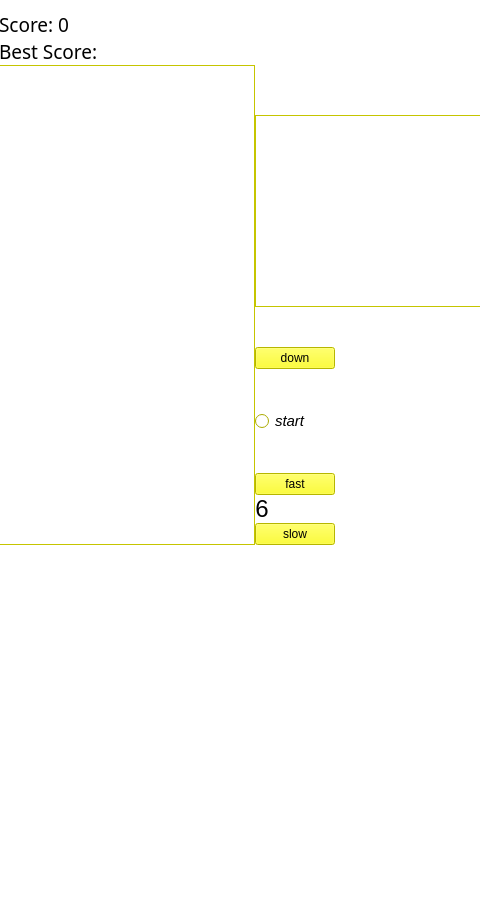
<?xml version="1.0" encoding="UTF-8"?>
<ui version="4.0">
 <class>MainWindow</class>
 <widget class="QMainWindow" name="MainWindow">
  <property name="windowModality">
   <enum>Qt::NonModal</enum>
  </property>
  <property name="geometry">
   <rect>
    <x>0</x>
    <y>0</y>
    <width>480</width>
    <height>900</height>
   </rect>
  </property>
  <property name="sizePolicy">
   <sizepolicy hsizetype="Fixed" vsizetype="Fixed">
    <horstretch>0</horstretch>
    <verstretch>0</verstretch>
   </sizepolicy>
  </property>
  <property name="palette">
   <palette>
    <active>
     <colorrole role="WindowText">
      <brush brushstyle="SolidPattern">
       <color alpha="255">
        <red>0</red>
        <green>0</green>
        <blue>0</blue>
       </color>
      </brush>
     </colorrole>
     <colorrole role="Button">
      <brush brushstyle="SolidPattern">
       <color alpha="255">
        <red>255</red>
        <green>255</green>
        <blue>255</blue>
       </color>
      </brush>
     </colorrole>
     <colorrole role="Light">
      <brush brushstyle="SolidPattern">
       <color alpha="255">
        <red>255</red>
        <green>255</green>
        <blue>255</blue>
       </color>
      </brush>
     </colorrole>
     <colorrole role="Midlight">
      <brush brushstyle="SolidPattern">
       <color alpha="255">
        <red>255</red>
        <green>255</green>
        <blue>255</blue>
       </color>
      </brush>
     </colorrole>
     <colorrole role="Dark">
      <brush brushstyle="SolidPattern">
       <color alpha="255">
        <red>127</red>
        <green>127</green>
        <blue>127</blue>
       </color>
      </brush>
     </colorrole>
     <colorrole role="Mid">
      <brush brushstyle="SolidPattern">
       <color alpha="255">
        <red>170</red>
        <green>170</green>
        <blue>170</blue>
       </color>
      </brush>
     </colorrole>
     <colorrole role="Text">
      <brush brushstyle="SolidPattern">
       <color alpha="255">
        <red>0</red>
        <green>0</green>
        <blue>0</blue>
       </color>
      </brush>
     </colorrole>
     <colorrole role="BrightText">
      <brush brushstyle="SolidPattern">
       <color alpha="255">
        <red>255</red>
        <green>255</green>
        <blue>255</blue>
       </color>
      </brush>
     </colorrole>
     <colorrole role="ButtonText">
      <brush brushstyle="SolidPattern">
       <color alpha="255">
        <red>0</red>
        <green>0</green>
        <blue>0</blue>
       </color>
      </brush>
     </colorrole>
     <colorrole role="Base">
      <brush brushstyle="SolidPattern">
       <color alpha="255">
        <red>255</red>
        <green>255</green>
        <blue>255</blue>
       </color>
      </brush>
     </colorrole>
     <colorrole role="Window">
      <brush brushstyle="SolidPattern">
       <color alpha="255">
        <red>255</red>
        <green>255</green>
        <blue>255</blue>
       </color>
      </brush>
     </colorrole>
     <colorrole role="Shadow">
      <brush brushstyle="SolidPattern">
       <color alpha="255">
        <red>0</red>
        <green>0</green>
        <blue>0</blue>
       </color>
      </brush>
     </colorrole>
     <colorrole role="AlternateBase">
      <brush brushstyle="SolidPattern">
       <color alpha="255">
        <red>255</red>
        <green>255</green>
        <blue>255</blue>
       </color>
      </brush>
     </colorrole>
     <colorrole role="ToolTipBase">
      <brush brushstyle="SolidPattern">
       <color alpha="255">
        <red>255</red>
        <green>170</green>
        <blue>255</blue>
       </color>
      </brush>
     </colorrole>
     <colorrole role="ToolTipText">
      <brush brushstyle="SolidPattern">
       <color alpha="255">
        <red>0</red>
        <green>0</green>
        <blue>0</blue>
       </color>
      </brush>
     </colorrole>
    </active>
    <inactive>
     <colorrole role="WindowText">
      <brush brushstyle="SolidPattern">
       <color alpha="255">
        <red>0</red>
        <green>0</green>
        <blue>0</blue>
       </color>
      </brush>
     </colorrole>
     <colorrole role="Button">
      <brush brushstyle="SolidPattern">
       <color alpha="255">
        <red>255</red>
        <green>255</green>
        <blue>255</blue>
       </color>
      </brush>
     </colorrole>
     <colorrole role="Light">
      <brush brushstyle="SolidPattern">
       <color alpha="255">
        <red>255</red>
        <green>255</green>
        <blue>255</blue>
       </color>
      </brush>
     </colorrole>
     <colorrole role="Midlight">
      <brush brushstyle="SolidPattern">
       <color alpha="255">
        <red>255</red>
        <green>255</green>
        <blue>255</blue>
       </color>
      </brush>
     </colorrole>
     <colorrole role="Dark">
      <brush brushstyle="SolidPattern">
       <color alpha="255">
        <red>127</red>
        <green>127</green>
        <blue>127</blue>
       </color>
      </brush>
     </colorrole>
     <colorrole role="Mid">
      <brush brushstyle="SolidPattern">
       <color alpha="255">
        <red>170</red>
        <green>170</green>
        <blue>170</blue>
       </color>
      </brush>
     </colorrole>
     <colorrole role="Text">
      <brush brushstyle="SolidPattern">
       <color alpha="255">
        <red>0</red>
        <green>0</green>
        <blue>0</blue>
       </color>
      </brush>
     </colorrole>
     <colorrole role="BrightText">
      <brush brushstyle="SolidPattern">
       <color alpha="255">
        <red>255</red>
        <green>255</green>
        <blue>255</blue>
       </color>
      </brush>
     </colorrole>
     <colorrole role="ButtonText">
      <brush brushstyle="SolidPattern">
       <color alpha="255">
        <red>0</red>
        <green>0</green>
        <blue>0</blue>
       </color>
      </brush>
     </colorrole>
     <colorrole role="Base">
      <brush brushstyle="SolidPattern">
       <color alpha="255">
        <red>255</red>
        <green>255</green>
        <blue>255</blue>
       </color>
      </brush>
     </colorrole>
     <colorrole role="Window">
      <brush brushstyle="SolidPattern">
       <color alpha="255">
        <red>255</red>
        <green>255</green>
        <blue>255</blue>
       </color>
      </brush>
     </colorrole>
     <colorrole role="Shadow">
      <brush brushstyle="SolidPattern">
       <color alpha="255">
        <red>0</red>
        <green>0</green>
        <blue>0</blue>
       </color>
      </brush>
     </colorrole>
     <colorrole role="AlternateBase">
      <brush brushstyle="SolidPattern">
       <color alpha="255">
        <red>255</red>
        <green>255</green>
        <blue>255</blue>
       </color>
      </brush>
     </colorrole>
     <colorrole role="ToolTipBase">
      <brush brushstyle="SolidPattern">
       <color alpha="255">
        <red>255</red>
        <green>170</green>
        <blue>255</blue>
       </color>
      </brush>
     </colorrole>
     <colorrole role="ToolTipText">
      <brush brushstyle="SolidPattern">
       <color alpha="255">
        <red>0</red>
        <green>0</green>
        <blue>0</blue>
       </color>
      </brush>
     </colorrole>
    </inactive>
    <disabled>
     <colorrole role="WindowText">
      <brush brushstyle="SolidPattern">
       <color alpha="255">
        <red>127</red>
        <green>127</green>
        <blue>127</blue>
       </color>
      </brush>
     </colorrole>
     <colorrole role="Button">
      <brush brushstyle="SolidPattern">
       <color alpha="255">
        <red>255</red>
        <green>255</green>
        <blue>255</blue>
       </color>
      </brush>
     </colorrole>
     <colorrole role="Light">
      <brush brushstyle="SolidPattern">
       <color alpha="255">
        <red>255</red>
        <green>255</green>
        <blue>255</blue>
       </color>
      </brush>
     </colorrole>
     <colorrole role="Midlight">
      <brush brushstyle="SolidPattern">
       <color alpha="255">
        <red>255</red>
        <green>255</green>
        <blue>255</blue>
       </color>
      </brush>
     </colorrole>
     <colorrole role="Dark">
      <brush brushstyle="SolidPattern">
       <color alpha="255">
        <red>127</red>
        <green>127</green>
        <blue>127</blue>
       </color>
      </brush>
     </colorrole>
     <colorrole role="Mid">
      <brush brushstyle="SolidPattern">
       <color alpha="255">
        <red>170</red>
        <green>170</green>
        <blue>170</blue>
       </color>
      </brush>
     </colorrole>
     <colorrole role="Text">
      <brush brushstyle="SolidPattern">
       <color alpha="255">
        <red>127</red>
        <green>127</green>
        <blue>127</blue>
       </color>
      </brush>
     </colorrole>
     <colorrole role="BrightText">
      <brush brushstyle="SolidPattern">
       <color alpha="255">
        <red>255</red>
        <green>255</green>
        <blue>255</blue>
       </color>
      </brush>
     </colorrole>
     <colorrole role="ButtonText">
      <brush brushstyle="SolidPattern">
       <color alpha="255">
        <red>127</red>
        <green>127</green>
        <blue>127</blue>
       </color>
      </brush>
     </colorrole>
     <colorrole role="Base">
      <brush brushstyle="SolidPattern">
       <color alpha="255">
        <red>255</red>
        <green>255</green>
        <blue>255</blue>
       </color>
      </brush>
     </colorrole>
     <colorrole role="Window">
      <brush brushstyle="SolidPattern">
       <color alpha="255">
        <red>255</red>
        <green>255</green>
        <blue>255</blue>
       </color>
      </brush>
     </colorrole>
     <colorrole role="Shadow">
      <brush brushstyle="SolidPattern">
       <color alpha="255">
        <red>0</red>
        <green>0</green>
        <blue>0</blue>
       </color>
      </brush>
     </colorrole>
     <colorrole role="AlternateBase">
      <brush brushstyle="SolidPattern">
       <color alpha="255">
        <red>255</red>
        <green>255</green>
        <blue>255</blue>
       </color>
      </brush>
     </colorrole>
     <colorrole role="ToolTipBase">
      <brush brushstyle="SolidPattern">
       <color alpha="255">
        <red>255</red>
        <green>170</green>
        <blue>255</blue>
       </color>
      </brush>
     </colorrole>
     <colorrole role="ToolTipText">
      <brush brushstyle="SolidPattern">
       <color alpha="255">
        <red>0</red>
        <green>0</green>
        <blue>0</blue>
       </color>
      </brush>
     </colorrole>
    </disabled>
   </palette>
  </property>
  <property name="acceptDrops">
   <bool>true</bool>
  </property>
  <property name="windowTitle">
   <string>Tetris Egora</string>
  </property>
  <property name="toolButtonStyle">
   <enum>Qt::ToolButtonFollowStyle</enum>
  </property>
  <property name="dockOptions">
   <set>QMainWindow::AllowTabbedDocks|QMainWindow::AnimatedDocks</set>
  </property>
  <widget class="QWidget" name="centralWidget">
   <property name="sizePolicy">
    <sizepolicy hsizetype="Fixed" vsizetype="Fixed">
     <horstretch>0</horstretch>
     <verstretch>0</verstretch>
    </sizepolicy>
   </property>
   <property name="autoFillBackground">
    <bool>false</bool>
   </property>
   <widget class="QWidget" name="gridLayoutWidget">
    <property name="geometry">
     <rect>
      <x>-1</x>
      <y>0</y>
      <width>1077</width>
      <height>961</height>
     </rect>
    </property>
    <property name="palette">
     <palette>
      <active>
       <colorrole role="WindowText">
        <brush brushstyle="SolidPattern">
         <color alpha="255">
          <red>0</red>
          <green>0</green>
          <blue>0</blue>
         </color>
        </brush>
       </colorrole>
       <colorrole role="Button">
        <brush brushstyle="SolidPattern">
         <color alpha="255">
          <red>255</red>
          <green>255</green>
          <blue>0</blue>
         </color>
        </brush>
       </colorrole>
       <colorrole role="Light">
        <brush brushstyle="SolidPattern">
         <color alpha="255">
          <red>255</red>
          <green>255</green>
          <blue>127</blue>
         </color>
        </brush>
       </colorrole>
       <colorrole role="Midlight">
        <brush brushstyle="SolidPattern">
         <color alpha="255">
          <red>255</red>
          <green>255</green>
          <blue>63</blue>
         </color>
        </brush>
       </colorrole>
       <colorrole role="Dark">
        <brush brushstyle="SolidPattern">
         <color alpha="255">
          <red>127</red>
          <green>127</green>
          <blue>0</blue>
         </color>
        </brush>
       </colorrole>
       <colorrole role="Mid">
        <brush brushstyle="SolidPattern">
         <color alpha="255">
          <red>170</red>
          <green>170</green>
          <blue>0</blue>
         </color>
        </brush>
       </colorrole>
       <colorrole role="Text">
        <brush brushstyle="SolidPattern">
         <color alpha="255">
          <red>0</red>
          <green>0</green>
          <blue>0</blue>
         </color>
        </brush>
       </colorrole>
       <colorrole role="BrightText">
        <brush brushstyle="SolidPattern">
         <color alpha="255">
          <red>255</red>
          <green>255</green>
          <blue>255</blue>
         </color>
        </brush>
       </colorrole>
       <colorrole role="ButtonText">
        <brush brushstyle="SolidPattern">
         <color alpha="255">
          <red>0</red>
          <green>0</green>
          <blue>0</blue>
         </color>
        </brush>
       </colorrole>
       <colorrole role="Base">
        <brush brushstyle="SolidPattern">
         <color alpha="255">
          <red>255</red>
          <green>255</green>
          <blue>255</blue>
         </color>
        </brush>
       </colorrole>
       <colorrole role="Window">
        <brush brushstyle="SolidPattern">
         <color alpha="255">
          <red>255</red>
          <green>255</green>
          <blue>0</blue>
         </color>
        </brush>
       </colorrole>
       <colorrole role="Shadow">
        <brush brushstyle="SolidPattern">
         <color alpha="255">
          <red>0</red>
          <green>0</green>
          <blue>0</blue>
         </color>
        </brush>
       </colorrole>
       <colorrole role="AlternateBase">
        <brush brushstyle="SolidPattern">
         <color alpha="255">
          <red>255</red>
          <green>255</green>
          <blue>127</blue>
         </color>
        </brush>
       </colorrole>
       <colorrole role="ToolTipBase">
        <brush brushstyle="SolidPattern">
         <color alpha="255">
          <red>255</red>
          <green>255</green>
          <blue>220</blue>
         </color>
        </brush>
       </colorrole>
       <colorrole role="ToolTipText">
        <brush brushstyle="SolidPattern">
         <color alpha="255">
          <red>0</red>
          <green>0</green>
          <blue>0</blue>
         </color>
        </brush>
       </colorrole>
      </active>
      <inactive>
       <colorrole role="WindowText">
        <brush brushstyle="SolidPattern">
         <color alpha="255">
          <red>0</red>
          <green>0</green>
          <blue>0</blue>
         </color>
        </brush>
       </colorrole>
       <colorrole role="Button">
        <brush brushstyle="SolidPattern">
         <color alpha="255">
          <red>255</red>
          <green>255</green>
          <blue>0</blue>
         </color>
        </brush>
       </colorrole>
       <colorrole role="Light">
        <brush brushstyle="SolidPattern">
         <color alpha="255">
          <red>255</red>
          <green>255</green>
          <blue>127</blue>
         </color>
        </brush>
       </colorrole>
       <colorrole role="Midlight">
        <brush brushstyle="SolidPattern">
         <color alpha="255">
          <red>255</red>
          <green>255</green>
          <blue>63</blue>
         </color>
        </brush>
       </colorrole>
       <colorrole role="Dark">
        <brush brushstyle="SolidPattern">
         <color alpha="255">
          <red>127</red>
          <green>127</green>
          <blue>0</blue>
         </color>
        </brush>
       </colorrole>
       <colorrole role="Mid">
        <brush brushstyle="SolidPattern">
         <color alpha="255">
          <red>170</red>
          <green>170</green>
          <blue>0</blue>
         </color>
        </brush>
       </colorrole>
       <colorrole role="Text">
        <brush brushstyle="SolidPattern">
         <color alpha="255">
          <red>0</red>
          <green>0</green>
          <blue>0</blue>
         </color>
        </brush>
       </colorrole>
       <colorrole role="BrightText">
        <brush brushstyle="SolidPattern">
         <color alpha="255">
          <red>255</red>
          <green>255</green>
          <blue>255</blue>
         </color>
        </brush>
       </colorrole>
       <colorrole role="ButtonText">
        <brush brushstyle="SolidPattern">
         <color alpha="255">
          <red>0</red>
          <green>0</green>
          <blue>0</blue>
         </color>
        </brush>
       </colorrole>
       <colorrole role="Base">
        <brush brushstyle="SolidPattern">
         <color alpha="255">
          <red>255</red>
          <green>255</green>
          <blue>255</blue>
         </color>
        </brush>
       </colorrole>
       <colorrole role="Window">
        <brush brushstyle="SolidPattern">
         <color alpha="255">
          <red>255</red>
          <green>255</green>
          <blue>0</blue>
         </color>
        </brush>
       </colorrole>
       <colorrole role="Shadow">
        <brush brushstyle="SolidPattern">
         <color alpha="255">
          <red>0</red>
          <green>0</green>
          <blue>0</blue>
         </color>
        </brush>
       </colorrole>
       <colorrole role="AlternateBase">
        <brush brushstyle="SolidPattern">
         <color alpha="255">
          <red>255</red>
          <green>255</green>
          <blue>127</blue>
         </color>
        </brush>
       </colorrole>
       <colorrole role="ToolTipBase">
        <brush brushstyle="SolidPattern">
         <color alpha="255">
          <red>255</red>
          <green>255</green>
          <blue>220</blue>
         </color>
        </brush>
       </colorrole>
       <colorrole role="ToolTipText">
        <brush brushstyle="SolidPattern">
         <color alpha="255">
          <red>0</red>
          <green>0</green>
          <blue>0</blue>
         </color>
        </brush>
       </colorrole>
      </inactive>
      <disabled>
       <colorrole role="WindowText">
        <brush brushstyle="SolidPattern">
         <color alpha="255">
          <red>127</red>
          <green>127</green>
          <blue>0</blue>
         </color>
        </brush>
       </colorrole>
       <colorrole role="Button">
        <brush brushstyle="SolidPattern">
         <color alpha="255">
          <red>255</red>
          <green>255</green>
          <blue>0</blue>
         </color>
        </brush>
       </colorrole>
       <colorrole role="Light">
        <brush brushstyle="SolidPattern">
         <color alpha="255">
          <red>255</red>
          <green>255</green>
          <blue>127</blue>
         </color>
        </brush>
       </colorrole>
       <colorrole role="Midlight">
        <brush brushstyle="SolidPattern">
         <color alpha="255">
          <red>255</red>
          <green>255</green>
          <blue>63</blue>
         </color>
        </brush>
       </colorrole>
       <colorrole role="Dark">
        <brush brushstyle="SolidPattern">
         <color alpha="255">
          <red>127</red>
          <green>127</green>
          <blue>0</blue>
         </color>
        </brush>
       </colorrole>
       <colorrole role="Mid">
        <brush brushstyle="SolidPattern">
         <color alpha="255">
          <red>170</red>
          <green>170</green>
          <blue>0</blue>
         </color>
        </brush>
       </colorrole>
       <colorrole role="Text">
        <brush brushstyle="SolidPattern">
         <color alpha="255">
          <red>127</red>
          <green>127</green>
          <blue>0</blue>
         </color>
        </brush>
       </colorrole>
       <colorrole role="BrightText">
        <brush brushstyle="SolidPattern">
         <color alpha="255">
          <red>255</red>
          <green>255</green>
          <blue>255</blue>
         </color>
        </brush>
       </colorrole>
       <colorrole role="ButtonText">
        <brush brushstyle="SolidPattern">
         <color alpha="255">
          <red>127</red>
          <green>127</green>
          <blue>0</blue>
         </color>
        </brush>
       </colorrole>
       <colorrole role="Base">
        <brush brushstyle="SolidPattern">
         <color alpha="255">
          <red>255</red>
          <green>255</green>
          <blue>0</blue>
         </color>
        </brush>
       </colorrole>
       <colorrole role="Window">
        <brush brushstyle="SolidPattern">
         <color alpha="255">
          <red>255</red>
          <green>255</green>
          <blue>0</blue>
         </color>
        </brush>
       </colorrole>
       <colorrole role="Shadow">
        <brush brushstyle="SolidPattern">
         <color alpha="255">
          <red>0</red>
          <green>0</green>
          <blue>0</blue>
         </color>
        </brush>
       </colorrole>
       <colorrole role="AlternateBase">
        <brush brushstyle="SolidPattern">
         <color alpha="255">
          <red>255</red>
          <green>255</green>
          <blue>0</blue>
         </color>
        </brush>
       </colorrole>
       <colorrole role="ToolTipBase">
        <brush brushstyle="SolidPattern">
         <color alpha="255">
          <red>255</red>
          <green>255</green>
          <blue>220</blue>
         </color>
        </brush>
       </colorrole>
       <colorrole role="ToolTipText">
        <brush brushstyle="SolidPattern">
         <color alpha="255">
          <red>0</red>
          <green>0</green>
          <blue>0</blue>
         </color>
        </brush>
       </colorrole>
      </disabled>
     </palette>
    </property>
    <layout class="QGridLayout" name="gridLayoutmain" rowstretch="0,0" columnstretch="0,0">
     <property name="sizeConstraint">
      <enum>QLayout::SetFixedSize</enum>
     </property>
     <property name="leftMargin">
      <number>0</number>
     </property>
     <property name="spacing">
      <number>0</number>
     </property>
     <item row="1" column="0">
      <widget class="QGraphicsView" name="mygraphicsview">
       <property name="enabled">
        <bool>true</bool>
       </property>
       <property name="sizePolicy">
        <sizepolicy hsizetype="Fixed" vsizetype="Preferred">
         <horstretch>0</horstretch>
         <verstretch>0</verstretch>
        </sizepolicy>
       </property>
       <property name="font">
        <font>
         <family>MS Shell Dlg 2</family>
        </font>
       </property>
       <property name="mouseTracking">
        <bool>true</bool>
       </property>
       <property name="tabletTracking">
        <bool>true</bool>
       </property>
       <property name="verticalScrollBarPolicy">
        <enum>Qt::ScrollBarAlwaysOff</enum>
       </property>
       <property name="horizontalScrollBarPolicy">
        <enum>Qt::ScrollBarAlwaysOff</enum>
       </property>
       <property name="sizeAdjustPolicy">
        <enum>QAbstractScrollArea::AdjustIgnored</enum>
       </property>
       <property name="interactive">
        <bool>true</bool>
       </property>
       <property name="alignment">
        <set>Qt::AlignCenter</set>
       </property>
       <property name="renderHints">
        <set>QPainter::HighQualityAntialiasing</set>
       </property>
       <property name="cacheMode">
        <set>QGraphicsView::CacheNone</set>
       </property>
       <property name="transformationAnchor">
        <enum>QGraphicsView::AnchorViewCenter</enum>
       </property>
       <property name="resizeAnchor">
        <enum>QGraphicsView::NoAnchor</enum>
       </property>
       <property name="viewportUpdateMode">
        <enum>QGraphicsView::FullViewportUpdate</enum>
       </property>
       <property name="rubberBandSelectionMode">
        <enum>Qt::ContainsItemShape</enum>
       </property>
      </widget>
     </item>
     <item row="1" column="1">
      <layout class="QVBoxLayout" name="verticalLayoutscore">
       <property name="spacing">
        <number>0</number>
       </property>
       <property name="sizeConstraint">
        <enum>QLayout::SetFixedSize</enum>
       </property>
       <item>
        <layout class="QVBoxLayout" name="verticalLayout_12" stretch="0,0,0,0">
         <property name="spacing">
          <number>40</number>
         </property>
         <property name="sizeConstraint">
          <enum>QLayout::SetFixedSize</enum>
         </property>
         <property name="topMargin">
          <number>50</number>
         </property>
         <item>
          <widget class="QGraphicsView" name="nextfiguregraphicsView">
           <property name="sizePolicy">
            <sizepolicy hsizetype="Fixed" vsizetype="Fixed">
             <horstretch>0</horstretch>
             <verstretch>0</verstretch>
            </sizepolicy>
           </property>
           <property name="renderHints">
            <set>QPainter::HighQualityAntialiasing</set>
           </property>
           <property name="viewportUpdateMode">
            <enum>QGraphicsView::FullViewportUpdate</enum>
           </property>
           <property name="rubberBandSelectionMode">
            <enum>Qt::ContainsItemShape</enum>
           </property>
          </widget>
         </item>
         <item>
          <widget class="QPushButton" name="down">
           <property name="sizePolicy">
            <sizepolicy hsizetype="Fixed" vsizetype="Fixed">
             <horstretch>0</horstretch>
             <verstretch>0</verstretch>
            </sizepolicy>
           </property>
           <property name="font">
            <font>
             <kerning>true</kerning>
            </font>
           </property>
           <property name="focusPolicy">
            <enum>Qt::NoFocus</enum>
           </property>
           <property name="text">
            <string>down</string>
           </property>
          </widget>
         </item>
         <item>
          <widget class="QRadioButton" name="start">
           <property name="enabled">
            <bool>true</bool>
           </property>
           <property name="sizePolicy">
            <sizepolicy hsizetype="Fixed" vsizetype="Fixed">
             <horstretch>0</horstretch>
             <verstretch>0</verstretch>
            </sizepolicy>
           </property>
           <property name="sizeIncrement">
            <size>
             <width>0</width>
             <height>0</height>
            </size>
           </property>
           <property name="baseSize">
            <size>
             <width>0</width>
             <height>0</height>
            </size>
           </property>
           <property name="font">
            <font>
             <family>Arial</family>
             <pointsize>11</pointsize>
             <weight>50</weight>
             <italic>true</italic>
             <bold>false</bold>
             <underline>false</underline>
             <kerning>false</kerning>
            </font>
           </property>
           <property name="focusPolicy">
            <enum>Qt::StrongFocus</enum>
           </property>
           <property name="contextMenuPolicy">
            <enum>Qt::DefaultContextMenu</enum>
           </property>
           <property name="acceptDrops">
            <bool>false</bool>
           </property>
           <property name="layoutDirection">
            <enum>Qt::LeftToRight</enum>
           </property>
           <property name="autoFillBackground">
            <bool>false</bool>
           </property>
           <property name="text">
            <string>start</string>
           </property>
           <property name="iconSize">
            <size>
             <width>16</width>
             <height>16</height>
            </size>
           </property>
           <property name="checkable">
            <bool>true</bool>
           </property>
           <property name="checked">
            <bool>false</bool>
           </property>
           <property name="autoRepeat">
            <bool>false</bool>
           </property>
           <property name="autoExclusive">
            <bool>true</bool>
           </property>
          </widget>
         </item>
         <item>
          <layout class="QVBoxLayout" name="verticalLayout_13">
           <property name="spacing">
            <number>0</number>
           </property>
           <property name="sizeConstraint">
            <enum>QLayout::SetFixedSize</enum>
           </property>
           <property name="leftMargin">
            <number>0</number>
           </property>
           <item>
            <widget class="QPushButton" name="fast">
             <property name="sizePolicy">
              <sizepolicy hsizetype="Fixed" vsizetype="Fixed">
               <horstretch>0</horstretch>
               <verstretch>0</verstretch>
              </sizepolicy>
             </property>
             <property name="focusPolicy">
              <enum>Qt::NoFocus</enum>
             </property>
             <property name="text">
              <string>fast</string>
             </property>
            </widget>
           </item>
           <item>
            <widget class="QLabel" name="label">
             <property name="sizePolicy">
              <sizepolicy hsizetype="Fixed" vsizetype="Fixed">
               <horstretch>0</horstretch>
               <verstretch>0</verstretch>
              </sizepolicy>
             </property>
             <property name="font">
              <font>
               <pointsize>18</pointsize>
              </font>
             </property>
             <property name="text">
              <string>6</string>
             </property>
             <property name="textFormat">
              <enum>Qt::AutoText</enum>
             </property>
             <property name="alignment">
              <set>Qt::AlignCenter</set>
             </property>
            </widget>
           </item>
           <item>
            <widget class="QPushButton" name="slow">
             <property name="sizePolicy">
              <sizepolicy hsizetype="Fixed" vsizetype="Fixed">
               <horstretch>0</horstretch>
               <verstretch>0</verstretch>
              </sizepolicy>
             </property>
             <property name="focusPolicy">
              <enum>Qt::NoFocus</enum>
             </property>
             <property name="text">
              <string>slow</string>
             </property>
            </widget>
           </item>
          </layout>
         </item>
        </layout>
       </item>
      </layout>
     </item>
     <item row="0" column="0">
      <layout class="QVBoxLayout" name="verticalLayoutbutton" stretch="0,0">
       <property name="spacing">
        <number>0</number>
       </property>
       <property name="sizeConstraint">
        <enum>QLayout::SetFixedSize</enum>
       </property>
       <item>
        <widget class="QLabel" name="score">
         <property name="sizePolicy">
          <sizepolicy hsizetype="Fixed" vsizetype="Fixed">
           <horstretch>0</horstretch>
           <verstretch>0</verstretch>
          </sizepolicy>
         </property>
         <property name="font">
          <font>
           <family>Javanese Text</family>
           <pointsize>14</pointsize>
           <kerning>true</kerning>
          </font>
         </property>
         <property name="layoutDirection">
          <enum>Qt::LeftToRight</enum>
         </property>
         <property name="text">
          <string>Score: 0</string>
         </property>
         <property name="scaledContents">
          <bool>false</bool>
         </property>
         <property name="alignment">
          <set>Qt::AlignLeading|Qt::AlignLeft|Qt::AlignTop</set>
         </property>
        </widget>
       </item>
       <item>
        <widget class="QLabel" name="best_score">
         <property name="sizePolicy">
          <sizepolicy hsizetype="Fixed" vsizetype="Fixed">
           <horstretch>0</horstretch>
           <verstretch>0</verstretch>
          </sizepolicy>
         </property>
         <property name="font">
          <font>
           <family>Javanese Text</family>
           <pointsize>14</pointsize>
           <kerning>true</kerning>
          </font>
         </property>
         <property name="layoutDirection">
          <enum>Qt::LeftToRight</enum>
         </property>
         <property name="text">
          <string>Best Score:</string>
         </property>
         <property name="alignment">
          <set>Qt::AlignLeading|Qt::AlignLeft|Qt::AlignTop</set>
         </property>
        </widget>
       </item>
      </layout>
     </item>
    </layout>
   </widget>
  </widget>
 </widget>
 <layoutdefault spacing="6" margin="11"/>
 <resources/>
 <connections/>
</ui>
